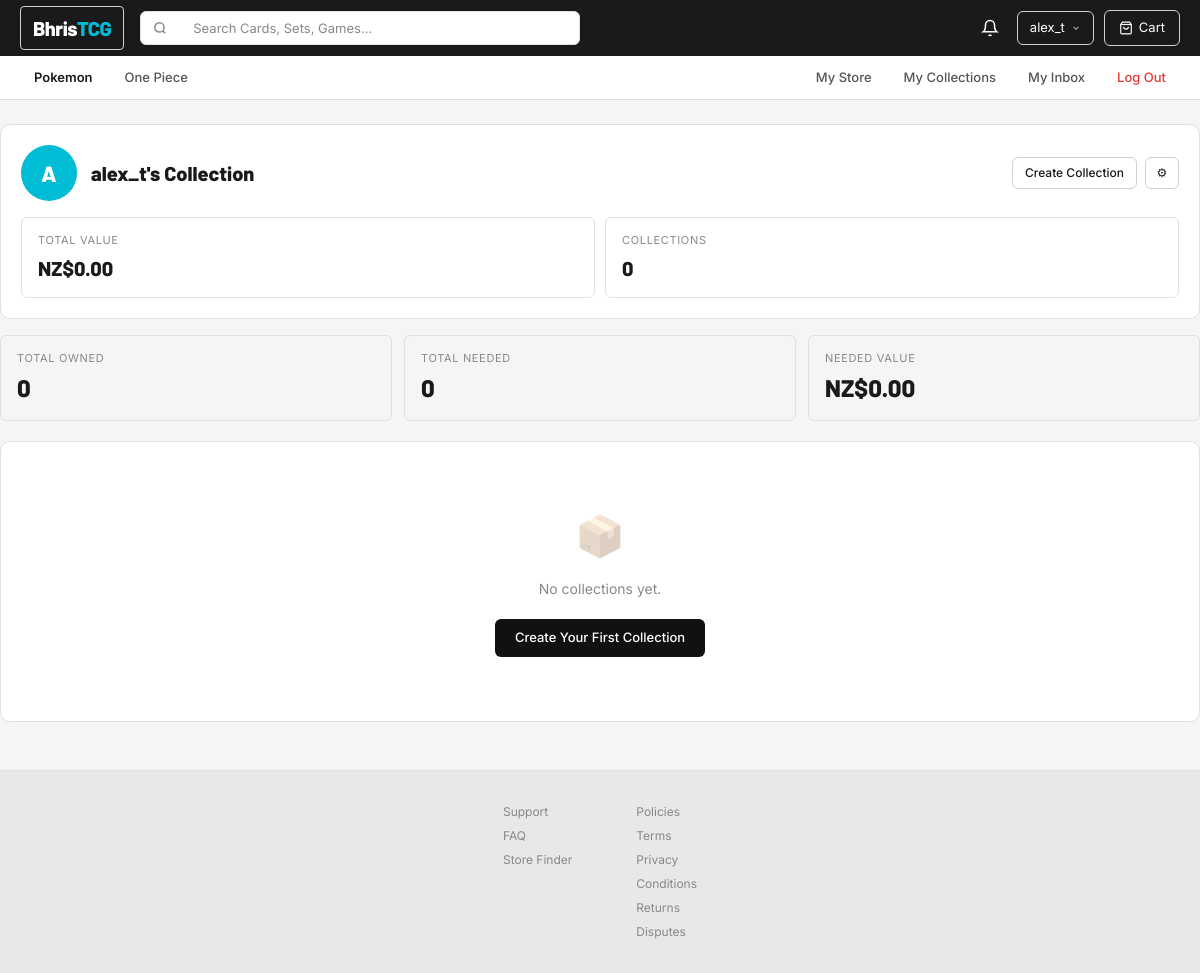
/collections (signed in), run on an earlier commit of the app's database.
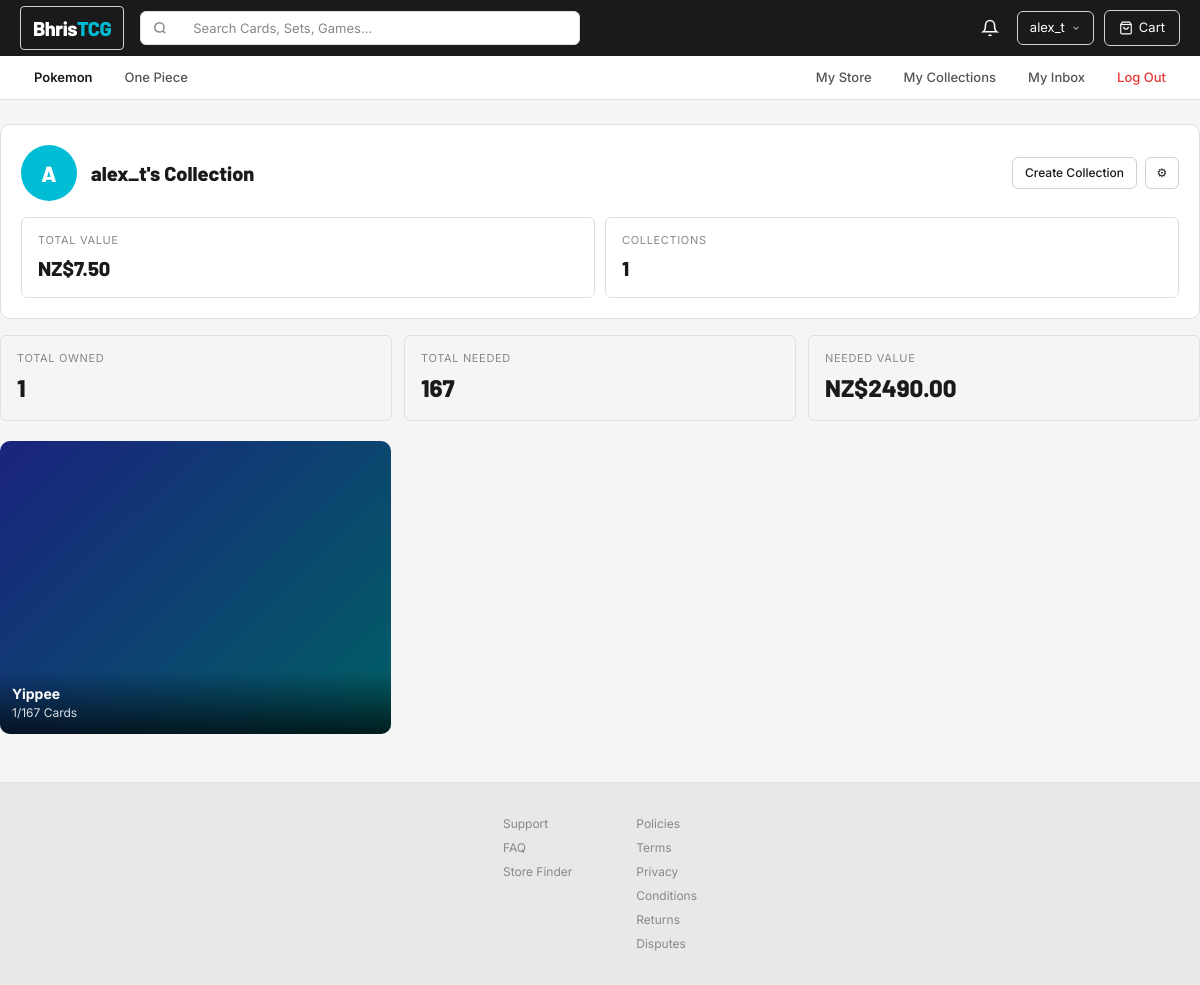
And on a later commit of the database.
### app/models/collection.py (models this page shows, shortened)
class Collection(db.Model):
    __tablename__ = 'collections'
    id = db.Column(db.Integer, primary_key=True)
    owner_id = db.Column(db.Integer, db.ForeignKey('users.id'), nullable=False)
    name = db.Column(db.String(100), nullable=False)
    description = db.Column(db.String(500), nullable=True)
    cover_image = db.Column(db.String(512), nullable=True)
    total_cards_needed = db.Column(db.Integer, default=0)
    created_at = db.Column(db.DateTime, default=datetime.utcnow)
    items = db.relationship('CollectionItem', backref='collection',
                            lazy='dynamic', cascade='all, delete-orphan',
                            foreign_keys='CollectionItem.collection_id')
    @property
    def total_owned(self):
        return sum(i.quantity for i in self.items.all())
    @property
    def card_count_label(self):
        owned = self.total_owned
        needed = self.total_cards_needed
        if needed:
            return f'{owned}/{needed} Cards'
        return f'{owned} Cards'

class CollectionItem(db.Model):
    __tablename__ = 'collection_items'
    id = db.Column(db.Integer, primary_key=True)
    owner_id = db.Column(db.Integer, db.ForeignKey('users.id'), nullable=False)
    collection_id = db.Column(db.Integer, db.ForeignKey('collections.id'), nullable=True)
    card_id = db.Column(db.String(64), db.ForeignKey('cards.id'), nullable=False)
    condition = db.Column(db.String(32), default='near_mint')
    finish = db.Column(db.String(32), default='non_holo')
    quantity = db.Column(db.Integer, default=1)
    purchase_price = db.Column(db.Float, nullable=True)
    notes = db.Column(db.String(500), nullable=True)
    added_at = db.Column(db.DateTime, default=datetime.utcnow)
    @property
    def current_market_value(self):
        if not self.card or not self.card.market_price:
            return (self.purchase_price or 0.0) * self.quantity
        from app.services.pricing_service import get_condition_multiplier
        return round(self.card.market_price * get_condition_multiplier(self.condition) * self.quantity, 2)

### app/routes/collection_routes.py (the view)
@collection_bp.route('/collections')
@login_required
def collections():
    user_collections = Collection.query.filter_by(owner_id=current_user.id).all()
    all_items = CollectionItem.query.filter_by(owner_id=current_user.id).all()
    total_value = round(sum(i.current_market_value for i in all_items), 2)
    total_owned = sum(i.quantity for i in all_items)
    total_needed = sum(c.total_cards_needed for c in user_collections)
    needed_value = sum(
        (c.total_cards_needed - c.total_owned) * 15  # avg placeholder
        for c in user_collections if c.total_cards_needed > c.total_owned
    )
    return render_template('collection/collections.html',
                           collections=user_collections,
                           total_value=total_value,
                           total_owned=total_owned,
                           total_needed=total_needed,
                           needed_value=round(needed_value, 2))

### app/models/user.py (called while the page is built)
@login_manager.user_loader
def load_user(user_id):
    return User.query.get(int(user_id))

### app/services/pricing_service.py (called while the page is built)
def get_condition_multiplier(condition: str) -> float:
    return CONDITION_MULTIPLIERS.get(condition, 1.0)

### templates/collection/collections.html (shortened to what this page needs)
{% extends "base.html" %}
{% block content %}
<div class="container page">
  <div style="background:var(--c-surface);border:1px solid var(--c-border);border-radius:var(--radius-lg);padding:20px;margin-bottom:16px;">
    <div class="profile-card" style="padding:0;border:none;">
      <div class="profile-header">
        <div class="profile-avatar">
          {% if current_user.avatar_url %}
            <img src="{{ current_user.avatar_url }}" alt="{{ current_user.username }}" />
          {% else %}
            {{ current_user.username[0].upper() }}
          {% endif %}
        </div>
        <div>
          <div class="profile-name">{{ current_user.username }}'s Collection</div>
        </div>
        <div class="profile-actions">
          <a href="{{ url_for('collection.new_collection') }}" class="btn btn--outline btn--sm">Create Collection</a>
          <a href="{{ url_for('store.edit_profile') }}" class="btn btn--outline btn--sm" style="width:34px;padding:0;display:flex;align-items:center;justify-content:center;">⚙</a>
        </div>
      </div>
      <div class="stat-boxes">
        <div class="stat-box">
          <div class="stat-box__label">Total Value</div>
          <div class="stat-box__value">NZ${{ '%.2f'|format(total_value) }}</div>
        </div>
        <div class="stat-box">
          <div class="stat-box__label">Collections</div>
          <div class="stat-box__value">{{ collections|length }}</div>
        </div>
      </div>
    </div>
  </div>
  <div class="stats-row" style="margin-bottom:20px;">
    <div class="stat-box">
      <div class="stat-box__label">Total Owned</div>
      <div class="stat-box__value" style="font-size:24px;">{{ total_owned }}</div>
    </div>
    <div class="stat-box">
      <div class="stat-box__label">Total Needed</div>
      <div class="stat-box__value" style="font-size:24px;">{{ total_needed }}</div>
    </div>
    <div class="stat-box">
      <div class="stat-box__label">Needed Value</div>
      <div class="stat-box__value" style="font-size:24px;">NZ${{ '%.2f'|format(needed_value) }}</div>
    </div>
  </div>
  {% if collections %}
    <div class="collection-grid">
      {% for coll in collections %}
        <a href="{{ url_for('collection.view_collection', collection_id=coll.id) }}" style="text-decoration:none;">
          <div class="collection-card">
            {% if coll.cover_image %}
              <img src="{{ coll.cover_image }}" alt="{{ coll.name }}" />
            {% else %}
              <div style="width:100%;height:100%;background:linear-gradient(135deg,#1a237e,#006064);"></div>
            {% endif %}
            <div class="collection-card__info">
              <div class="collection-card__name">{{ coll.name }}</div>
              <div class="collection-card__count">{{ coll.card_count_label }}</div>
            </div>
          </div>
        </a>
      {% endfor %}
    </div>
  {% else %}
    <div style="text-align:center;padding:64px;background:var(--c-surface);border:1px solid var(--c-border);border-radius:var(--radius-lg);">
      <div style="font-size:40px;margin-bottom:12px;opacity:.3;">📦</div>
      <p style="color:var(--c-text-3);margin-bottom:20px;">No collections yet.</p>
      <a href="{{ url_for('collection.new_collection') }}" class="btn btn--primary">Create Your First Collection</a>
    </div>
  {% endif %}
</div>
{% endblock %}

What changed in the data, as far as the page shows it:
now on this page (row edited): Collection: name "Yippee", card_count_label "1/167 Cards"
Also different on the page:
{{ '%.2f'|format(total_value) }}: "0.00" → "7.50"
{{ collections|length }}: "0" → "1"
{{ total_owned }}: "0" → "1"
{{ total_needed }}: "0" → "167"
{{ '%.2f'|format(needed_value) }}: "0.00" → "2490.00"
text no longer shown: "📦 No collections yet. Create Your First Collection"
